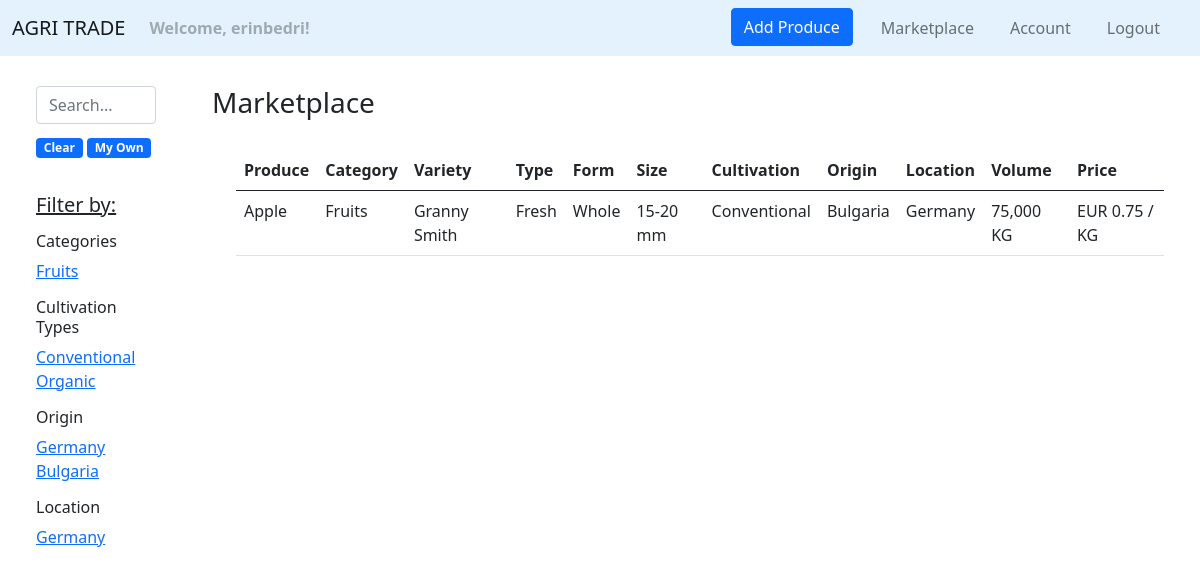
Page /marketplace/?q=Conventional (signed in) on the earlier database version.
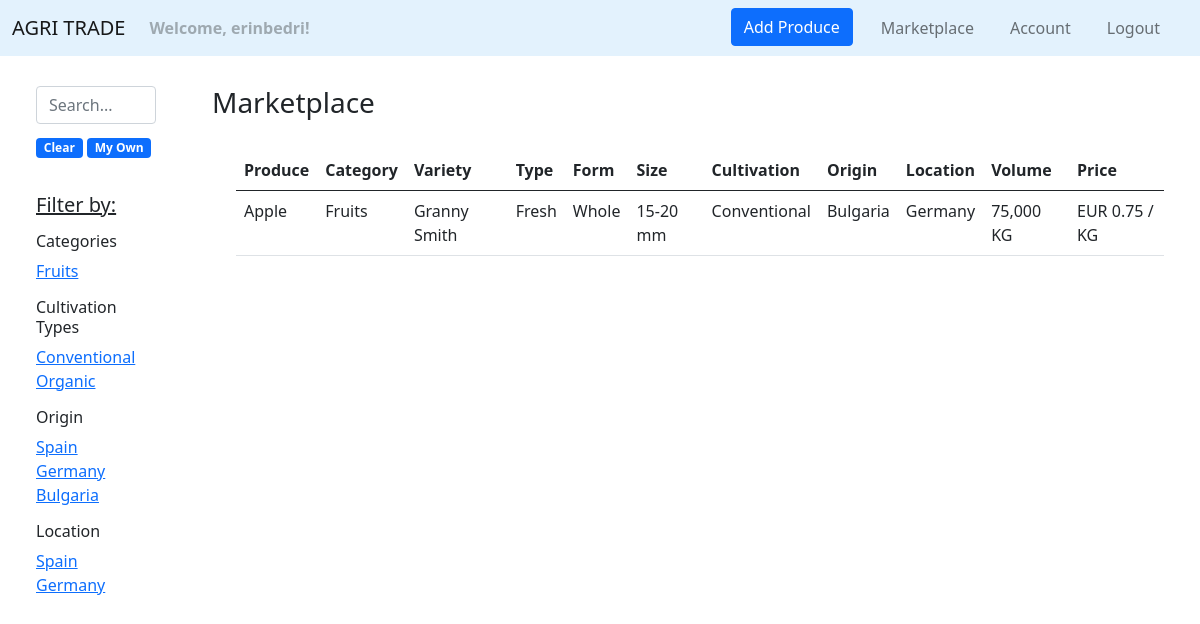
Same page on the later database version.
### agri_trade/marketplace/models.py (models this page shows, shortened)
class Product(models.Model):
    PRODUCT_CATEGORY = [
        ('Cereals', 'Cereals'),
        ('Pulses', 'Pulses'),
        ('Nuts', 'Nuts'),
        ('Oilseeds', 'Oilseeds'),
        ('Sugar and starch', 'Sugar and starch'),
        ('Fiber Crops', 'Fiber Crops'),
        ('Beverages', 'Beverages'),
        ('Narcotics', 'Narcotics'),
        ('Spices', 'Spices'),
        ('Forages', 'Forages'),
        ('Vegetables', 'Vegetables'),
        ('Fruits', 'Fruits'),
    ]
    PRODUCT_TYPE_MAX_LEN = max([len(product_type[1]) for product_type in PRODUCT_CATEGORY])
    CULTIVATION_TYPES = [
        ('Organic', 'Organic'),
        ('Conventional', 'Conventional'),
        ('In Conversion', 'In Conversion'),
    ]
    CULTIVATION_TYPE_MAX_LEN = max([len(cultivation_type[1]) for cultivation_type in CULTIVATION_TYPES])
    owner = models.ForeignKey(
        UserModel,
        on_delete=CASCADE)
    name = models.CharField(
        max_length=20,
    )
    category = models.CharField(
        max_length=PRODUCT_TYPE_MAX_LEN,
        choices=PRODUCT_CATEGORY,
    )
    variety = models.CharField(
        max_length=25,
        blank=True,
        null=True,
    )
    type = models.CharField(
        max_length=25,
        blank=True,
        null=True,
    )
    form = models.CharField(
        max_length=25,
        blank=True,
        null=True,
    )
    size = models.CharField(
        max_length=25,
        blank=True,
        null=True,
    )
    cultivation_type = models.CharField(
        max_length=CULTIVATION_TYPE_MAX_LEN,
        choices=CULTIVATION_TYPES,
    )
    available_volume = models.IntegerField(
        validators=[
            MinValueValidator(0),
            MaxValueValidator(1000000),
        ]
    )
    price = models.FloatField(
        validators=[
            MinValueValidator(0),
        ]
    )
    description = models.TextField(
        max_length=500,
        blank=True,
        null=True,
    )
    origin = models.CharField(
        max_length=50,
    )
    location = models.CharField(
        max_length=50,
    )
    image = models.ImageField(
        null=True,
        blank=True,
        upload_to='produces',
        validators=(
            file_size,
        )
    )
    created_on = models.DateTimeField(
        auto_now_add=True
    )
    edited_on = models.DateTimeField(
        auto_now=True
    )

### agri_trade/marketplace/views.py (the view)
# urls.py: path('', views.marketplace, name='marketplace'),
@login_required
def marketplace(request):
    q = request.GET.get('q') if request.GET.get('q') is not None else ''
    products = Product.objects \
        .filter(
            Q(name__icontains=q) |
            Q(category__icontains=q) |
            Q(cultivation_type__icontains=q) |
            Q(origin__icontains=q) |
            Q(location__icontains=q) |
            Q(variety__icontains=q) |
            Q(type__icontains=q) |
            Q(description__icontains=q) |
            Q(form__icontains=q) |
            Q(owner__username=q)) \
        .order_by('-created_on')
    categories = {product.category for product in Product.objects.all()}
    cultivation_types = {product.cultivation_type for product in Product.objects.all()}
    origins = {product.origin for product in Product.objects.all()}
    locations = {product.location for product in Product.objects.all()}
    context = {
        'products': products,
        'categories': categories,
        'cultivation_types': cultivation_types,
        'origins': origins,
        'locations': locations,
    }
    return render(request, 'marketplace/marketplace.html', context)

### agri_trade/marketplace/templates/marketplace/marketplace.html (shortened to what the changed rows need)
{% extends 'web/base.html' %}
{% load humanize %}
{% block content %}
    <div class="container-fluid" style="margin-top: 30px">
        <div class="row">
            <div class="col-2">
                <div class="container">
                    <div class="row justify-content-md-left">
                        <div class="container" style="margin-top: 10px">
                            {% for origin in origins %}
                                <div>
                                    <a href="{% url 'marketplace:marketplace' %}?q={{ origin }}">{{ origin }}</a>
                                </div>
                            {% endfor %}
                            {% for location in locations %}
                                <div>
                                    <a href="{% url 'marketplace:marketplace' %}?q={{ location }}">{{ location }}</a>
                                </div>
                            {% endfor %}
                        </div>
                    </div>
                </div>
            </div>
            <div class="col-10">
                <div class="container">
                    <table class="table table-hover" style="margin-top: 30px">
                        <thead>
                        <tr>
                            <th scope="col">Produce</th>
                            <th scope="col">Category</th>
                            <th scope="col">Variety</th>
                            <th scope="col">Type</th>
                            <th scope="col">Form</th>
                            <th scope="col">Size</th>
                            <th scope="col">Cultivation</th>
                            <th scope="col">Origin</th>
                            <th scope="col">Location</th>
                            <th scope="col">Volume</th>
                            <th scope="col">Price</th>
                        </tr>
                        </thead>
                    </table>
                </div>
            </div>
        </div>
    </div>
{% endblock %}

Differences in the rows shown:
added Product: origins "Spain", locations "Spain"
